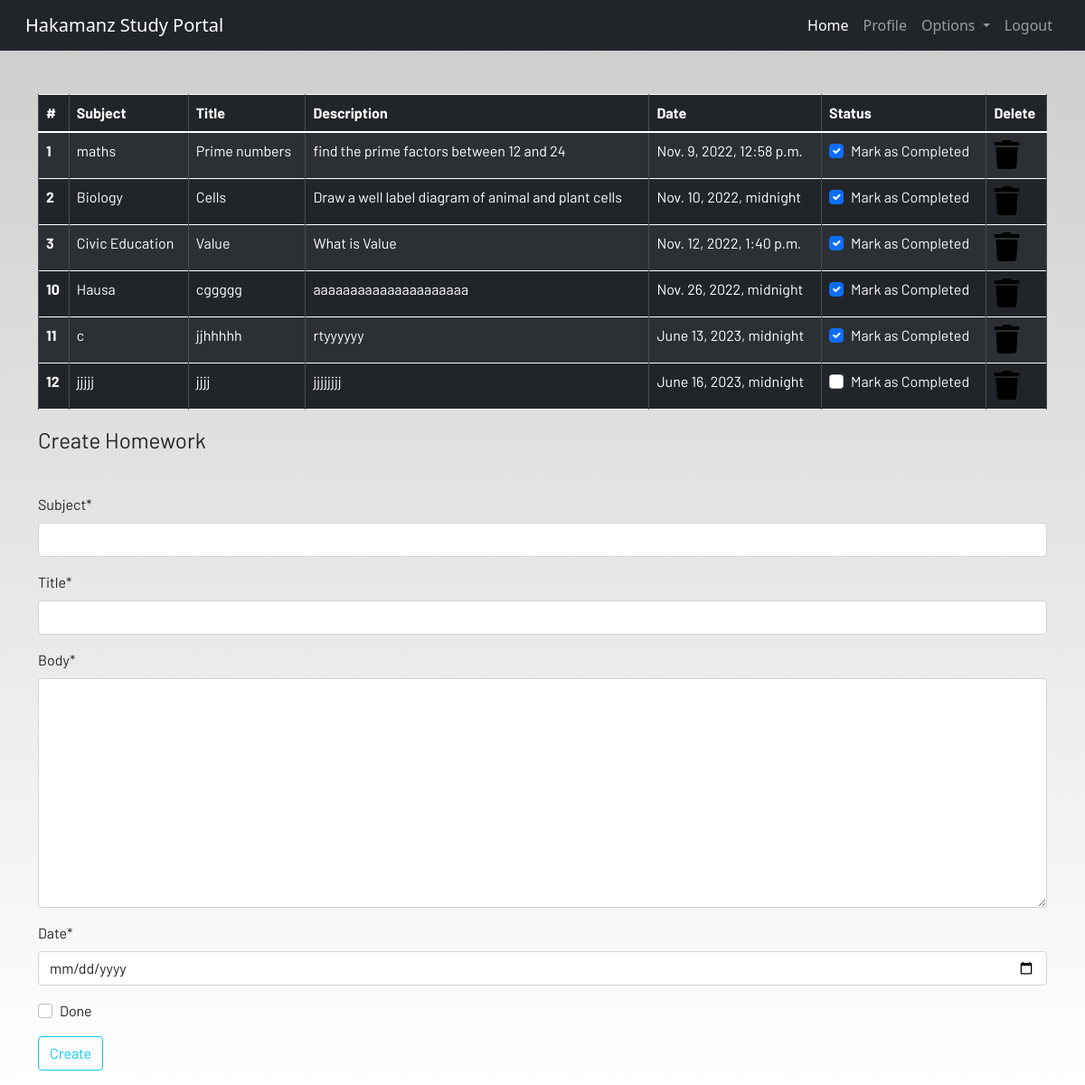
Screenshot of /homework/ (signed in) with the database file from the repository.
### dashbord/models.py (models this page shows, shortened)
class Homework(models.Model):
    user = models.ForeignKey(User, on_delete=models.CASCADE)
    title = models.CharField(max_length=100)
    subject = models.CharField(max_length=50)
    body = models.TextField()
    due = models.DateTimeField(verbose_name="date")
    done = models.BooleanField(default=False)

### dashbord/views.py (the view)
# urls.py: path('homework/', views.homework, name='homework'),
@login_required
def homework(request):
    if request.method == 'POST':
        form = Homeworkform(request.POST)
        if form.is_valid():
            try:
                finished = request.POST("done")
                if finished == "on":
                    finished == True
                else:
                    finished == False
            except:
                finished = False
        homework = Homework(
            user=request.user,
            subject=request.POST['subject'],
            title=request.POST['title'],
            body=request.POST['body'],
            due=request.POST['due'],
            done= finished
        )
        homework.save()
        return redirect("homework")
    else:
        form = Homeworkform()
    work = Homework.objects.filter(user=request.user)
    if len(work) == 0:
        is_done = True
    else:
        is_done = False
    context = {
        "work":work,
        "is_done":is_done,
        "form":form
    }
    return render (request, 'dashboard/homework.html', context)

### dashbord/forms.py
class Homeworkform(forms.ModelForm):
    class Meta:
        model = Homework
        widgets = {"due":Date}
        fields = ["subject","title","body","due","done"]

### templates/dashboard/homework.html (shortened to what this page needs)
{% extends 'dashboard/base.html' %}
{% load crispy_forms_tags %}
{% block content %}
<div class="container">
    {% if not is_done %}
    <table class="table table-striped table-bordered table-hover table-dark">
        <thead>
            <tr>
                <th scope="col">#</th>
                <th scope="col">Subject</th>
                <th scope="col">Title</th>
                <th scope="col">Description</th>
                <th scope="col">Date</th>
                <th scope="col">Status</th>
                <th scope="col">Delete</th>
            </tr>
        </thead>
        <tbody>
            {% for home in work %}
            <tr>
                <th scope="row">{{home.id}}</th>
                <td>{{home.subject}}</td>
                <td>{{home.title}}</td>
                <td>{{home.body}}</td>
                <td>{{home.due}}</td>
                <td>
                    <a href="{% url 'update-homework' home.id%}">
                        <div class="form-check">
                            {% if home.done == True %}
                            <input class="form-check-input" type="checkbox" value="" checked >
                            {% else %}
                            <input class="form-check-input" type="checkbox" value=""  >
                            {% endif %}
                            <label class="form-check-label text-light" for="flexCheckDefault">
                                Mark as Completed
                            </label>
                        </div>
                    </a>
                </td>
                <td><a href="{% url 'delete-homework' home.id%}"><i class="fa fa-trash fa-2x"></i></a></td>
            </tr>
            {% endfor %}
        </tbody>
    </table>
    {% else %}
    <h4>All homeworks are completed!! Create to have more!!</h4>
    {% endif %}
</div>
<div class=" container">
    <form method="POST">
        <fieldset class="form-group">
            <legend class="border-bottom mb-4">Create Homework</legend>
        </fieldset>
        {{form|crispy}}
        <div class="form-group">
            <button href="" class="btn btn-outline-info" type="submit">
                Create
            </button>
        </div>
    </form>
</div>
{% endblock content %}

### static/css/main.css (style rules this page uses)
html { scroll-behavior: smooth; height: 100%; width: 100%; }
a { text-decoration: none !important; color: black; }
html, body { max-width: 100%; overflow-x: hidden; height: 100%; width: 100%; }
body { background: linear-gradient(rgba(0, 0, 0, 0.2), rgba(255, 255, 255, 0.5)); overflow-x: hidden; background-repeat: no-repeat; }
.fa { color: black; }

### rows the page displays
Homework: id "1", subject "maths", title "Prime numbers", body "find the prime factors between 12 and 24", due "Nov. 9, 2022, 12:58 p.m."
Homework: id "2", subject "Biology", title "Cells", body "Draw a well label diagram of animal and plant cells", due "Nov. 10, 2022, midnight"
Homework: id "3", subject "Civic Education", title "Value", body "What is Value", due "Nov. 12, 2022, 1:40 p.m."
Homework: id "10", subject "Hausa", title "cggggg", body "aaaaaaaaaaaaaaaaaaaaa", due "Nov. 26, 2022, midnight"
Homework: id "11", subject "c", title "jjhhhhh", body "rtyyyyyy", due "June 13, 2023, midnight"
Homework: id "12", subject "jjjjj", title "jjjj", body "jjjjjjjj", due "June 16, 2023, midnight"
